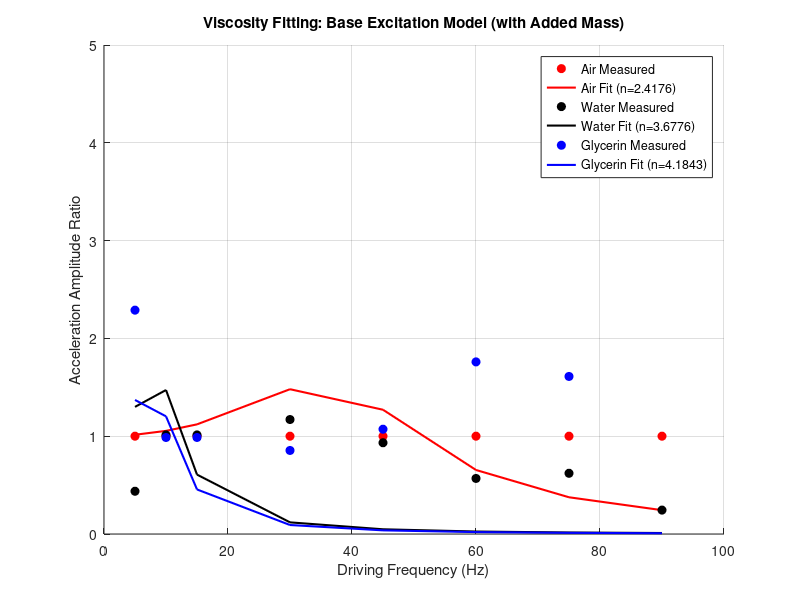

Reproduce this figure in MATLAB.
%% 333W Rheology: Reliable Viscosity Fitting
clear; clc; close all;

%% 1. Constants and Measured Data
m = 0.0042; % kg
k = 436.3;  % N/m
R = 0.0232; % m
rho_vals = [1.225, 1000, 1261]; % Air, Water, Glycerin (kg/m^3)
omega_hz = [5, 10, 15, 30, 45, 60, 75, 90];
omega_rad = omega_hz * 2 * pi; % Convert to rad/s for physics

% Your Measured Data (Extracted from viscomath.m)
Acc_Ratio = [0.3163, 1.0422, 1.0545, 1.5798, 2.6763, 2.3659, 1.5741, 1.1516;
             0.4942, 1.0722, 1.0703, 1.7993, 2.9930, 1.4099, 0.5677, 0.1824;
             1.1311, 1.0581, 1.0565, 1.5372, 3.2063, 2.4812, 0.9146, 0.7464];

Amp_Ratio = [0.3163, 1.0422, 1.0545, 1.5798, 2.6763, 2.3659, 1.5741, 1.1516;
             1.1311, 1.0581, 1.0565, 1.5372, 3.2063, 2.4812, 0.9146, 0.7464;
             0.4942, 1.0722, 1.0703, 1.7993, 2.9930, 1.4099, 0.5677, 0.1824];

AAR_Measured = abs(Acc_Ratio ./ Amp_Ratio);

%% 2. Fitting Loop (Grid Search)
fluids = {'Air', 'Water', 'Glycerin'};
fitted_n = zeros(1, 3);
colors = {'r', 'k', 'b'};

figure('Position', [100, 100, 800, 600]);
hold on;

for f = 1:3
    rho = rho_vals(f);
    target = AAR_Measured(f, :);
    
    % Define a wide search range for viscosity (Pa.s)
    % Air (~1e-5), Water (~1e-3), Glycerin (~1.0)
    n_search = logspace(-6, 1, 1000); 
    SSE = zeros(size(n_search));
    
    for i = 1:length(n_search)
        n = n_search(i);
        
        % A. Viscous Penetration Depth
        delta = sqrt((2 * n) ./ (rho * omega_rad));
        
        % B. Added Mass Effect (Important for Glycerin!)
        m_added = (2/3) * pi * rho * (R^3) * (1 + (9 * delta) / (2 * R));
        m_eff = m + m_added;
        
        % C. Damping and Frequency Ratios
        wn_eff = sqrt(k ./ m_eff);
        r = omega_rad ./ wn_eff;
        c = 6 * pi * n * R * (1 + R ./ delta);
        xi = c ./ (2 * m_eff .* wn_eff);
        
        % D. Model Formula (from Line 252 of Procedure)
        % AR = 1 / sqrt( (1-r^2)^2 + (2*xi*r^2)^2 )
        AR_model = 1 ./ sqrt((1 - r.^2).^2 + (2 * xi .* r.^2).^2);
        
        SSE(i) = sum((AR_model - target).^2);
    end
    
    % Find best n
    [~, best_idx] = min(SSE);
    fitted_n(f) = n_search(best_idx);
    
    % Generate curve for plotting
    n_final = fitted_n(f);
    delta_f = sqrt((2*n_final)./(rho*omega_rad));
    m_eff_f = m + (2/3)*pi*rho*(R^3)*(1+(9*delta_f)/(2*R));
    wn_f = sqrt(k./m_eff_f);
    r_f = omega_rad./wn_f;
    xi_f = (6*pi*n_final*R*(1+R./delta_f))./(2*m_eff_f.*wn_f);
    AR_fit = 1 ./ sqrt((1 - r_f.^2).^2 + (2 * xi_f .* r_f.^2).^2);
    
    % Plotting
    plot(omega_hz, target, [colors{f} 'o'], 'MarkerFaceColor', colors{f}, 'DisplayName', [fluids{f} ' Measured']);
    plot(omega_hz, AR_fit, colors{f}, 'LineWidth', 1.5, 'DisplayName', sprintf('%s Fit (n=%.4f)', fluids{f}, n_final));
end

title('Viscosity Fitting: Base Excitation Model (with Added Mass)');
xlabel('Driving Frequency (Hz)'); ylabel('Acceleration Amplitude Ratio');
legend('Location', 'best'); grid on;
hold off;

fprintf('--- Fitted Viscosity Results ---\n');
fprintf('Air:      %.6f Pa.s\n', fitted_n(1));
fprintf('Water:    %.6f Pa.s\n', fitted_n(2));
fprintf('Glycerin: %.6f Pa.s\n', fitted_n(3));
